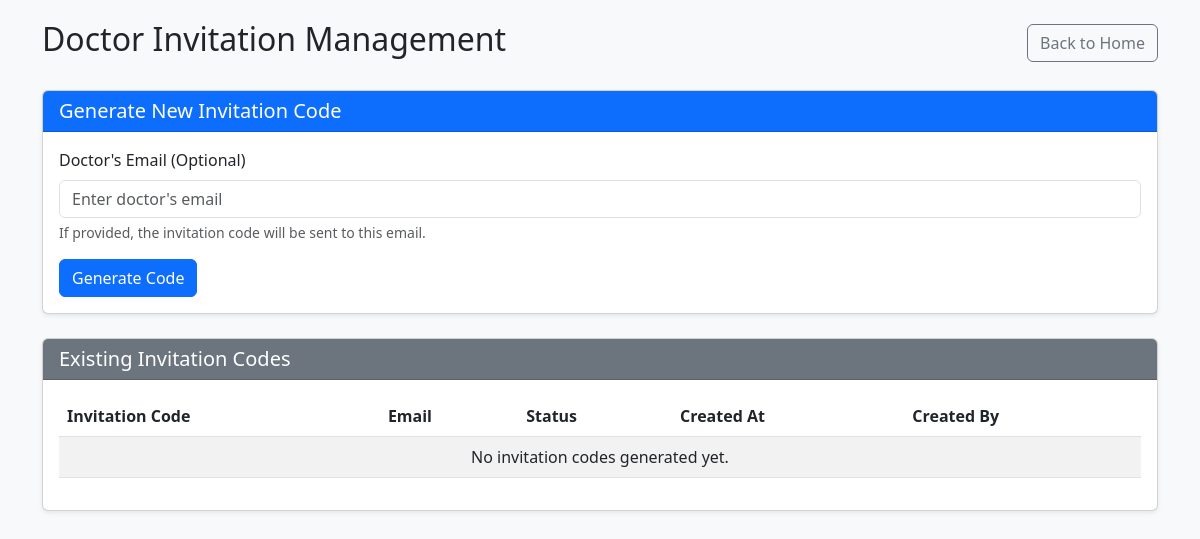
The app's page /admin/invites (signed in), older data.
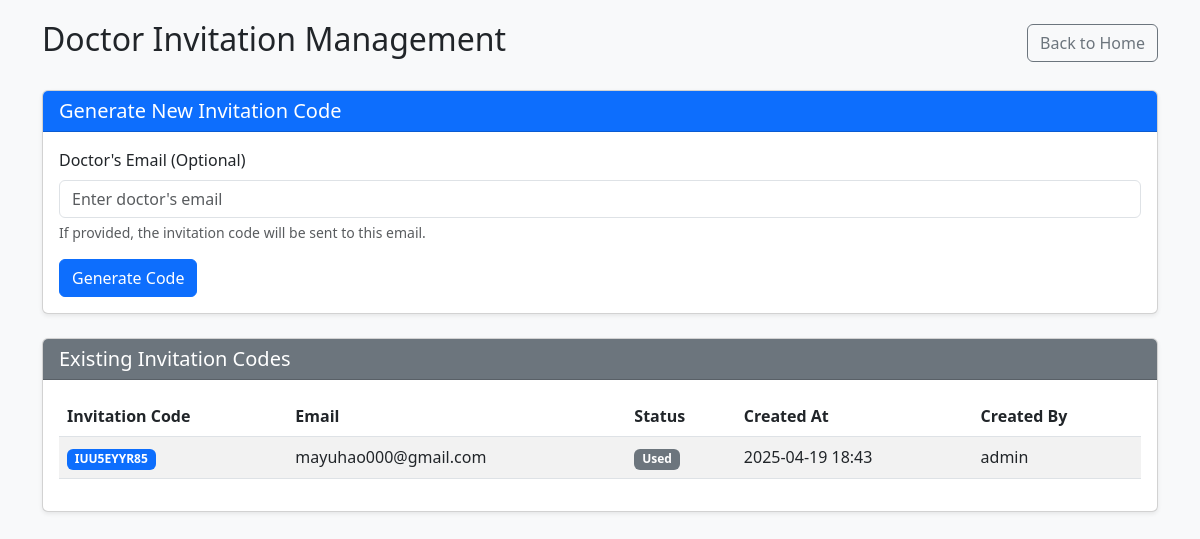
The same page, newer data.
### app/app.py (models this page shows)
class DoctorInvite(db.Model):
    id = db.Column(db.Integer, primary_key=True)
    invite_code = db.Column(db.String(20), unique=True, nullable=False)
    email = db.Column(db.String(100), nullable=True)  # Target email (optional)
    is_used = db.Column(db.Boolean, default=False)
    created_at = db.Column(db.DateTime, default=datetime.utcnow)
    created_by = db.Column(db.String(100), nullable=True)  # Admin who created it

### app/app.py (the view, shortened to what this page needs)
@app.route('/admin/invites', methods=['GET', 'POST'])
def admin_invites():
    if 'user' not in session or session.get('role') != 'admin':
        flash('Access denied. Only admins can access this page.', 'danger')
        return redirect(url_for('home'))
    invites = DoctorInvite.query.order_by(DoctorInvite.created_at.desc()).all()
    return render_template('admin_invites.html', invites=invites)

### app/app.py (called while the page is built)
@app.context_processor
def utility_processor():
    def get_db():
        return db
    return dict(get_db=get_db)

### app/templates/admin_invites.html (shortened to what this page needs)
<!DOCTYPE html>
<html lang="en">
<head>
    <link rel="stylesheet" href="https://cdn.jsdelivr.net/npm/bootstrap@5.3.0/dist/css/bootstrap.min.css">
</head>
<body style="background-color: #f8f9fa; padding-top: 20px;">
    <div class="container">
        <div class="d-flex justify-content-between align-items-center mb-4">
            <h2>Doctor Invitation Management</h2>
            <a href="{{ url_for('home') }}" class="btn btn-outline-secondary">Back to Home</a>
        </div>
        <div class="card shadow-sm mb-4">
            <div class="card-header bg-primary text-white">
                <h5 class="mb-0">Generate New Invitation Code</h5>
            </div>
            <div class="card-body">
                <form method="POST">
                    <div class="mb-3">
                        <label for="email" class="form-label">Doctor's Email (Optional)</label>
                        <input type="email" class="form-control" id="email" name="email" placeholder="Enter doctor's email">
                        <div class="form-text">If provided, the invitation code will be sent to this email.</div>
                    </div>
                    <button type="submit" class="btn btn-primary">Generate Code</button>
                </form>
            </div>
        </div>
        <div class="card shadow-sm">
            <div class="card-header bg-secondary text-white">
                <h5 class="mb-0">Existing Invitation Codes</h5>
            </div>
            <div class="card-body">
                <div class="table-responsive">
                    <table class="table table-striped table-hover">
                        <thead>
                            <tr>
                                <th>Invitation Code</th>
                                <th>Email</th>
                                <th>Status</th>
                                <th>Created At</th>
                                <th>Created By</th>
                            </tr>
                        </thead>
                        <tbody>
                            {% if invites %}
                                {% for invite in invites %}
                                <tr>
                                    <td><span class="badge bg-primary">{{ invite.invite_code }}</span></td>
                                    <td>{{ invite.email or 'N/A' }}</td>
                                    <td>
                                        {% if invite.is_used %}
                                            <span class="badge bg-secondary">Used</span>
                                        {% else %}
                                            <span class="badge bg-success">Available</span>
                                        {% endif %}
                                    </td>
                                    <td>{{ invite.created_at.strftime('%Y-%m-%d %H:%M') }}</td>
                                    <td>{{ invite.created_by }}</td>
                                </tr>
                                {% endfor %}
                            {% else %}
                                <tr>
                                    <td colspan="5" class="text-center">No invitation codes generated yet.</td>
                                </tr>
                            {% endif %}
                        </tbody>
                    </table>
                </div>
            </div>
        </div>
    </div>
</body>
</html>

Row changes from the older to the newer data that the page shows:
added DoctorInvite: invite_code "IUU5EYYR85", email "mayuhao000@gmail.com", is_used "Used", created_at "2025-04-19 18:43", created_by "admin"
Text that changed along with them:
text no longer shown: "No invitation codes generated yet."
